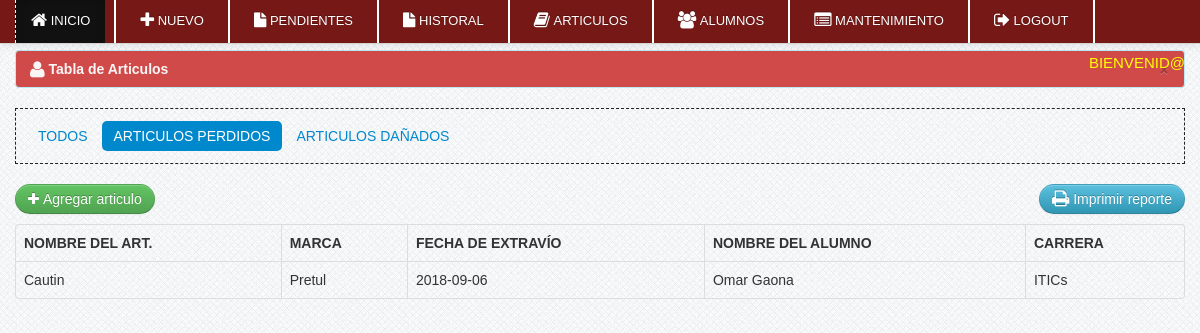
The page /sistema/articulos_perdidos.php (signed in) on the database as committed earlier.
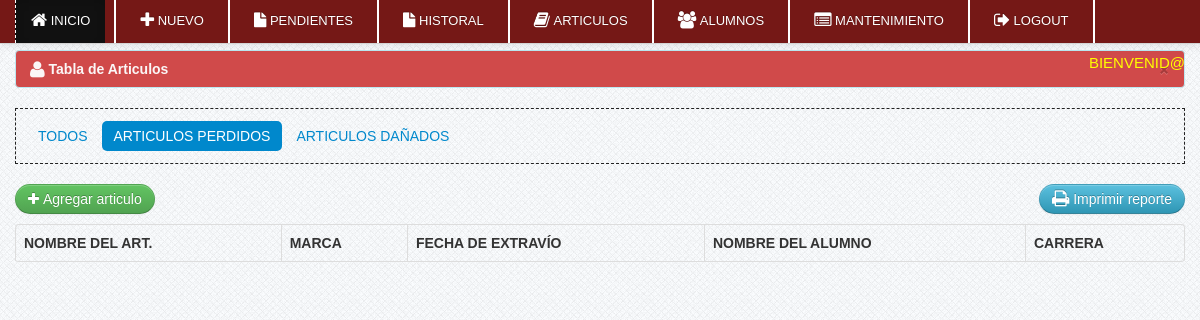
The same page on the database as committed later.
### tables this page shows
CREATE TABLE `articulos_perdidos` (
  `id` int(5) NOT NULL,
  `id_alumno` varchar(50) NOT NULL,
  `fecha_extravio` date NOT NULL,
  `id_articulo` int(3) NOT NULL
);

CREATE TABLE `articulos` (
  `id_articulo` int(11) NOT NULL,
  `nombre_articulo` varchar(50) NOT NULL,
  `id_categoria` int(2) NOT NULL,
  `marca` varchar(50) NOT NULL,
  `ejemplares` int(3) NOT NULL,
  `detalle` text NOT NULL,
  `fecha_agregado` varchar(20) NOT NULL,
  `estatus` varchar(30) NOT NULL
);

CREATE TABLE `alumnos` (
  `id_alumno` int(11) NOT NULL,
  `nombre` varchar(20) NOT NULL,
  `apellido` varchar(40) NOT NULL,
  `genero` varchar(10) NOT NULL,
  `num_control` varchar(15) NOT NULL,
  `carrera` varchar(15) NOT NULL,
  `celular` varchar(12) NOT NULL,
  `semestre` varchar(2) NOT NULL,
  `estatus` varchar(10) NOT NULL
);

### sistema/articulos_perdidos.php (the view, shortened to what this page needs)
<?php include('header.php'); ?>
<?php include('navbar_dashboard.php'); ?>
    <div class="container">
		<div class="margin-top">
			<div class="row">
			<div class="span12">
			   <div class="alert alert-info">
                                    <button type="button" class="close" data-dismiss="alert">&times;</button>
                                    <strong><i class="icon-user icon-large"></i>&nbsp;Tabla de Articulos</strong>
                                </div>
								    <ul class="nav nav-pills">
										<li><a href="articulos.php">Todos</a></li>
										<li  class="active"><a href="articulos_perdidos.php">Articulos perdidos</a></li>
										<li><a href="articulos_danados.php">Articulos dañados</a></li>
									</ul>
                <table cellpadding="0" cellspacing="0" border="0" class="table  table-bordered" id="example">
								<div class="pull-right">
								<a href="" onclick="window.print()" class="btn btn-info"><i class="icon-print icon-large"></i> Imprimir reporte</a>
								</div>
         <p><a href="nuevo_articulo.php" class="btn btn-success"><i class="icon-plus"></i>&nbsp;Agregar articulo</a></p>
                                <thead>
                                    <tr>
                                        <th>Nombre del art.</th>
                                        <th>Marca</th>
                                        <th>Fecha de extravío</th>
                                        <th>Nombre del alumno</th>
                                        <th>Carrera</th>
                                    </tr>
                                </thead>
                                <tbody>
                <?php $user_query=mysql_query("SELECT articulos.id_articulo, articulos.nombre_articulo, articulos.marca, fecha_extravio, alumnos.nombre, alumnos.apellido, alumnos.carrera
                FROM `articulos_perdidos` INNER JOIN articulos ON articulos_perdidos.id_articulo = articulos.id_articulo INNER JOIN alumnos on alumnos.id_alumno = articulos_perdidos.id_alumno ")or die(mysql_error());
            while($row=mysql_fetch_array($user_query)){
									?>
									<tr class="del<?php echo $id ?>">
                                    <td><?php echo $row['nombre_articulo']; ?></td>
									<td><?php echo $row ['marca']; ?> </td>
                                    <td><?php echo $row['fecha_extravio']; ?> </td>
                                    <td><?php echo $row['nombre']." ".$row['apellido']; ?></td>
                                    <td><?php echo $row['carrera']; ?> </td>
                                     </tr>
									<?php  }  ?>
                                </tbody>
                            </table>
			</div>
			</div>
		</div>
    </div>
<?php include('footer.php') ?>

Rows that differ between the two databases and show on the page:
removed articulos_perdidos: id_articulo.nombre_articulo "Cautin", id_articulo.marca "Pretul", fecha_extravio "2018-09-06", id_alumno.nombre "Omar", id_alumno.apellido "Gaona", id_alumno.carrera "ITICs"
